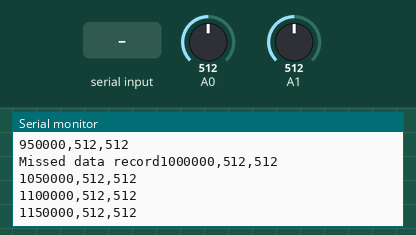
A sketch run on a simulated Arduino Uno, built with avr-gcc and run on an emulated ATmega328P. Parts: the last lines printed to the serial monitor. Inputs (shaded band) come from the test bench; at power-on: A0 = 512, A1 = 512.

Above: at 1.2 s.
1.3 s: "1" received over Serial
At 1.32 s:
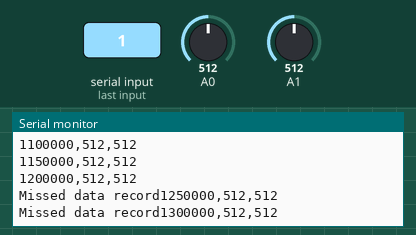
2.8 s: A0 set to 716
At 3.9 s:
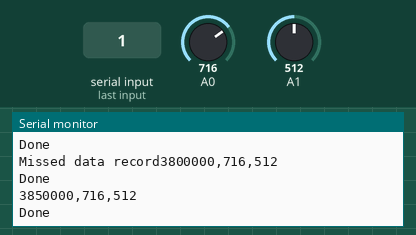
4.3 s: A1 set to 716
At 5.1 s:
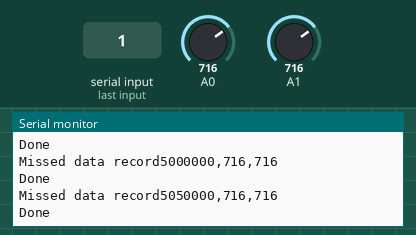
5.8 s: A0 set to 900
At 6.9 s:
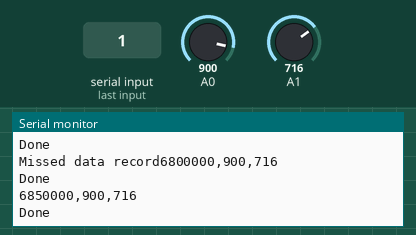
7.3 s: A1 set to 900
At 7.8 s:
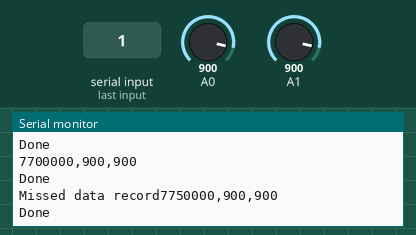
Timing chart, 0 to 9.8 s (numbered marks = the images above; inputs shaded):
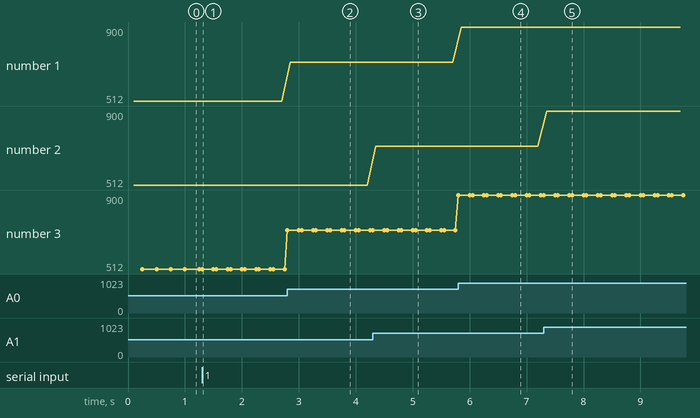

Measured:
- after the input at 1.3 s, the serial monitor: prints a new line at once (image 1)

The sketch:

FOG_Test.ino
```cpp
/*
 * Simple data logger.
 *
 * Stubbed out for testing with RockSat-C DMS
 */
#include <SPI.h>
// Commented out for testing
// #include "SdFat.h"

// SD chip select pin.  Be sure to disable any other SPI devices such as Enet.
const uint8_t chipSelect = 10;

// Interval between data records in milliseconds.
// The interval must be greater than the maximum SD write latency plus the
// time to acquire and write data to the SD to avoid overrun errors.
// Run the bench example to check the quality of your SD card.
const uint32_t SAMPLE_INTERVAL_MS = 50;

// Log file base name.  Must be six characters or less.
#define FILE_BASE_NAME "Data"
//------------------------------------------------------------------------------
// File system object.
// Commented out for testing
//SdFat sd;

// Log file.
// Commented out for testing
//SdFile file;

// Time in micros for next data record.
uint32_t logTime;

//==============================================================================
// User functions.  Edit writeHeader() and logData() for your requirements.

const uint8_t ANALOG_COUNT = 2;
//------------------------------------------------------------------------------
// Write data header.
void writeHeader() {
  Serial.print(F("micros"));
  //file.print(F("micros"));
  for (uint8_t i = 0; i < ANALOG_COUNT; i++) {
    // file.print(F(",adc"));
    // Serial for testing
    Serial.print(i, DEC);
    // Serial for testing
    // file.print(F(",adc"));
    Serial.print(i, DEC);
  }
  // Serial for testing
  // file.println();
  Serial.println();
}
//------------------------------------------------------------------------------
// Log a data record.
void logData() {
  uint16_t data[ANALOG_COUNT];

  // Read all channels to avoid SD write latency between readings.
  for (uint8_t i = 0; i < ANALOG_COUNT; i++) {
    data[i] = analogRead(i);
  }
  // Write data to file.  Start with log time in micros.
  // Commented out for testing
  //file.print(logTime);
  Serial.print(logTime);

  // Write ADC data to CSV record.
  for (uint8_t i = 0; i < ANALOG_COUNT; i++) {
    // Serial for testing
    // file.write(',');
    Serial.print(',');
    // file.print(data[i]);
    Serial.print(data[i]);
  }
  // Serial for testing
  // file.println();
  Serial.println();
}
//==============================================================================
// Error messages stored in flash.
  // Commented out for testing
// #define error(msg) sd.errorHalt(F(msg))
//------------------------------------------------------------------------------
void setup() {
    const uint8_t BASE_NAME_SIZE = sizeof(FILE_BASE_NAME) - 1;
  char fileName[13] = FILE_BASE_NAME "00.csv";

  // Uncommented for testing
  Serial.begin(9600);

  // Wait for USB Serial
  //while (!Serial) {
    //SysCall::yield();
  //}
  //delay(1000);

  //Serial.println(F("Type any character to start"));
  //while (!Serial.available()) {
    //SysCall::yield();
  //}

  // Initialize at the highest speed supported by the board that is
  // not over 50 MHz. Try a lower speed if SPI errors occur.
  /*
  if (!sd.begin(chipSelect, SD_SCK_MHZ(50))) {
    sd.initErrorHalt();
  }

  // Find an unused file name.
  if (BASE_NAME_SIZE > 6) {
    error("FILE_BASE_NAME too long");
  }

  while (sd.exists(fileName)) {
    if (fileName[BASE_NAME_SIZE + 1] != '9') {
      fileName[BASE_NAME_SIZE + 1]++;
    } else if (fileName[BASE_NAME_SIZE] != '9') {
      fileName[BASE_NAME_SIZE + 1] = '0';
      fileName[BASE_NAME_SIZE]++;
    } else {
      error("Can't create file name");
    }
  }
  */
  // Commented out for testing
  /*
  if (!file.open(fileName, O_CREAT | O_WRITE | O_EXCL)) {
    error("file.open");
  }
  */
  // Read any Serial data.
  do {
    delay(10);
  } while (Serial.available() && Serial.read() >= 0);

  Serial.print(F("Logging to: "));
  Serial.println(fileName);
  Serial.println(F("Type any character to stop"));

  // Write data header.
  writeHeader();

  // Start on a multiple of the sample interval.
  logTime = micros()/(1000UL*SAMPLE_INTERVAL_MS) + 1;
  logTime *= 1000UL*SAMPLE_INTERVAL_MS;
}
//------------------------------------------------------------------------------

void loop() {
  // Time for next record.
  logTime += 1000UL*SAMPLE_INTERVAL_MS;

  // Wait for log time.
  int32_t diff;
  do {
    diff = micros() - logTime;
  } while (diff < 0);

  // Check for data rate too high.
  if (diff > 10) {
    Serial.print("Missed data record");
    // Commented out for testing
    //error("Missed data record");
  }

  logData();

  // Force data to SD and update the directory entry to avoid data loss.
  // Commented out for testing
  /*
  if (!file.sync() || file.getWriteError()) {
    error("write error");
  }
  */
  if (Serial.available()) {
//    // Close file and stop.
//    file.close();
    Serial.println(F("Done"));
//    SysCall::halt();
      }

}
```
